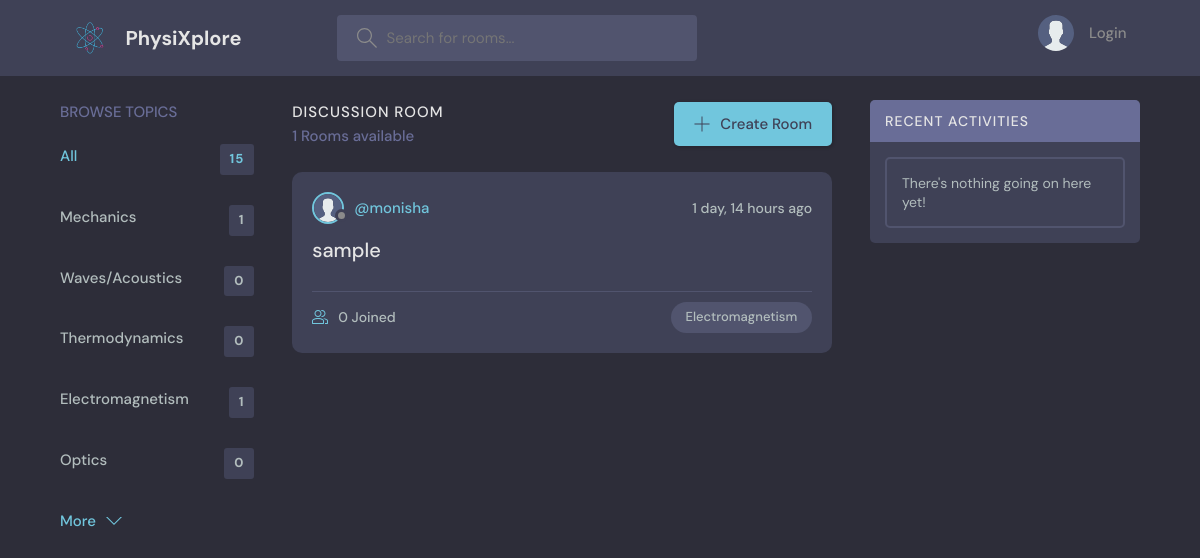
The app's page /?q=Electromagnetism, older data.
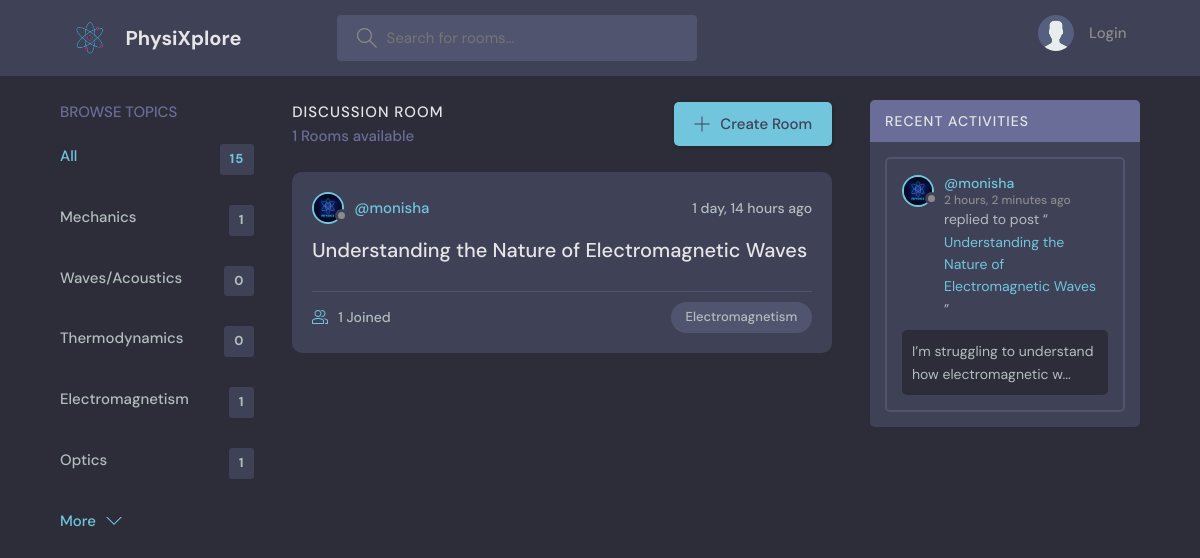
The same page, newer data.
### base/models.py (models this page shows, shortened)
class Topic(models.Model):
    name = models.CharField(max_length=200)

class Room(models.Model):                                       #inherit from models
    host = models.ForeignKey(User, on_delete=models.SET_NULL, null=True)
    topic = models.ForeignKey(Topic, on_delete=models.SET_NULL, null=True)
    name = models.CharField(max_length=200)
    description = models.TextField(null=True, blank= True)      # can be null in db, field is optional in forms
    participants = models.ManyToManyField(User, related_name='participants', blank=True)
    updated = models.DateTimeField(auto_now=True)               # makes a note of the timestamp of model updation
    created = models.DateTimeField(auto_now_add=True)           # makes a note of whenever the model was added(created)
    class Meta:
        ordering = ['-created', '-updated']                     # (arranges the content in the descending order
    def __str__(self):
        return str(self.name)

class User(AbstractUser):
    name = models.CharField(max_length=200, null=True)
    email = models.EmailField(unique=True, null=True)
    bio = models.TextField(null=True, blank=True, default="Hey, there I'm using PhysiXplorer!")
    avatar = models.ImageField(null=True, default="avatar.svg")
    USERNAME_FIELD = 'email'
    REQUIRED_FIELDS = []
    @property
    def avatar_url(self):
        if self.avatar and hasattr(self.avatar, 'url'):
            return self.avatar.url
        else:
            return static('images/avatar.svg')

class Message(models.Model):                                   # one room has multiple messages
    user = models.ForeignKey(User, on_delete=models.CASCADE)   # if a user is deleted, delete all messages sent by that user
    room = models.ForeignKey(Room, on_delete=models.CASCADE)   # if a room is deleted, delete all messages in that room
    body = models.TextField()
    updated = models.DateTimeField(auto_now=True)               # makes a note of the timestamp of model updation
    created = models.DateTimeField(auto_now_add=True)           # makes a note of whenever the model was added(created)
    class Meta:
        ordering = ['-created', '-updated']
    def __str__(self):
        return str(self.body[:50])                              # trim to 1st 50 characters

### base/views.py (the view)
# urls.py: path('', views.home, name="home"),                              # 'root' url maps to the home view
def home(request):
    q = request.GET.get('q') if request.GET.get('q') != None else ''
    rooms = Room.objects.filter(
        Q(topic__name__icontains=q) |
        Q(name__icontains=q) |
        Q(description__icontains=q)
        )
    room_count = rooms.count()
    total_topics = Topic.objects.all()
    topics = Topic.objects.all()[0:5]
    room_messages = Message.objects.filter(Q(room__topic__name__icontains=q))
    context = {'rooms':rooms, 'topics': topics, 'total_topics': total_topics,
               'room_count': room_count, 'room_messages': room_messages}
    return render(request, 'base/home.html', context)   # specify app before html file as it is

### base/templates/base/home.html (shortened to what this page needs)
{% extends 'main.html' %}
{% block content %}
<main class="layout layout--3">
    <div class="container">
    {% include 'base/topics_component.html' %}
    <div class="roomList">
        <div class="roomList__header">
        <div>
            <h2>Discussion Room</h2>
            <p>{{room_count}} Rooms available</p>
        </div>
        <a class="btn btn--main" href="{% url 'create-room' %}">
            <svg version="1.1" xmlns="http://www.w3.org/2000/svg" width="32" height="32" viewBox="0 0 32 32">
            <title>add</title>
            <path
                d="M16.943 0.943h-1.885v14.115h-14.115v1.885h14.115v14.115h1.885v-14.115h14.115v-1.885h-14.115v-14.115z"
            ></path>
            </svg>
            Create Room
        </a>
        </div>
        {% include 'base/feed_component.html' %}
    </div>
    {% include 'base/activity_component.html' %}
    </div>
</main>
{% endblock %}

### base/templates/base/topics_component.html
<div class="topics">
    <div class="topics__header">
    <h2>Browse Topics</h2>
    </div>
    <ul class="topics__list">
    <li>
        <a href="{% url 'home' %}" class="active">All <span>{{total_topics.count}}</span></a>
    </li>
    {% for topic in topics|slice:":5" %}
    <li>
        <a href="{% url 'home' %}?q={{topic.name}}">{{topic.name}}<span>{{topic.room_set.all.count}}</span></a>
    </li>
    {% endfor %}
    </ul>
    <a class="btn btn--link" style="margin-bottom: 20px;" href="{% url 'topics' %}">
    More
    <svg version="1.1" xmlns="http://www.w3.org/2000/svg" width="32" height="32" viewBox="0 0 32 32">
        <title>chevron-down</title>
        <path d="M16 21l-13-13h-3l16 16 16-16h-3l-13 13z"></path>
    </svg>
    </a>
</div>

### base/templates/base/feed_component.html (shortened to what this page needs)
{% if rooms.count == 0 %}
<div class="roomListRoom">
    <div class="roomListRoom__header">
        <p>No rooms available at the moment. Why not create one and get started?</p>
    </div>
</div>
{% else %}
{% for room in rooms %}
<div class="roomListRoom">
    <div class="roomListRoom__header">
        <a href="{% url 'user-profile' room.host.id %}" class="roomListRoom__author">
        <div class="avatar avatar--small">
            <img src="{{room.host.avatar_url}}" />
        </div>
        <span>@{{room.host.username}}</span>
        </a>
        <div class="roomListRoom__actions">
        <span>{{room.created|timesince}} ago</span>
        </div>
    </div>
    <div class="roomListRoom__content">
        <a href="{% url 'room' room.id %}">{{room.name}}</a>
    </div>
    <div class="roomListRoom__meta">
        <a href="{% url 'room' room.id %}" class="roomListRoom__joined">
        {{room.participants.all.count}} Joined
        </a>
        <p class="roomListRoom__topic">{{room.topic.name}}</p>
    </div>
</div>
{% endfor %}
{% endif %}

### base/templates/base/activity_component.html (shortened to what this page needs)
<div class="activities">
    <div class="activities__header">
    <h2>Recent Activities</h2>
    </div>
    {% if room_messages.count == 0 %}
    <div class="activities__box">
        <div class="activities__boxHeader roomListRoom__header">
            <p>There's nothing going on here yet!</p>
        </div>
    </div>
    {% else %}
    {% for message in room_messages|slice:":5"%}
    <div class="activities__box">
    <div class="activities__boxHeader roomListRoom__header">
        <a href="{% url 'user-profile' message.user.id %}" class="roomListRoom__author">
        <div class="avatar avatar--small">
            <img src="{{message.user.avatar_url}}" />
        </div>
        <p>
            @{{message.user.username}}
            <span>{{message.created|timesince}} ago</span>
        </p>
        </a>
    </div>
    <div class="activities__boxContent">
        <p>replied to post “<a href="{% url 'room' message.room.id %}">{{message.room}}</a>”</p>
        <div class="activities__boxRoomContent">
            {{message}}...
        </div>
    </div>
    </div>
    {% endfor %}
    {% endif %}
</div>

Row changes from the older to the newer data that the page shows:
computed for Topic "Optics": room_set.all.count "0" → "1"
changed Room "monisha": host.avatar_url: picture added in place of a placeholder; name "sample" → "Understanding the Nature of Electromagnetic Waves"; participants.all.count "0" → "1"
added Message: user.avatar_url (picture), user.username "monisha", created "2 hours, 2 minutes", room "Understanding the Nature of Electromagnetic Waves", body "I’m struggling to understand how electromagnetic w"
Text that changed along with them:
text no longer shown: "There's nothing going on here yet!"
